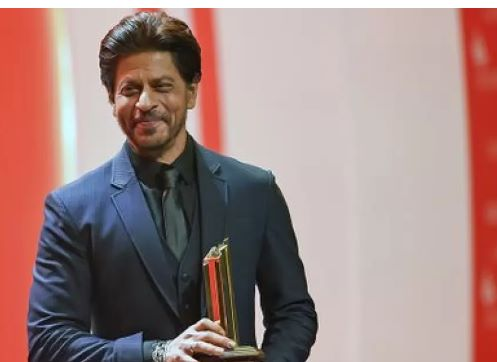
#> input picture image4.jpg, 497 x 362 px
$ python -i operation.py   (imports and definitions only)
#> lines starting #> are read from the running program, lines starting #| are printed output that depends on the picture; after the words box and inside, x2 and y2 are one past the last pixel; in counts of white or black regions, pixels touching at a corner belong together
#> further down, picture is the input picture: shape (362, 497, 3); mean B, G, R 129.7, 132.2, 159.1
import cv2
import numpy as np
import random
import string
import datetime
from scipy.interpolate import UnivariateSpline

# [32 lines of commented-out code are left out]

def initialize():
    image6 = cv2.imread("image6.jpg")  # Himanshu bhai


# [109 lines left out: functions histogram_equalization, histogram_matching, add_text_on_image, add_salt_pep, bg_removal, not called in this run]


def remove_background(img):
    # Load the image
    # img = cv2.imread(image_path)

    # Convert to grayscale
    gray = cv2.cvtColor(img, cv2.COLOR_BGR2GRAY)
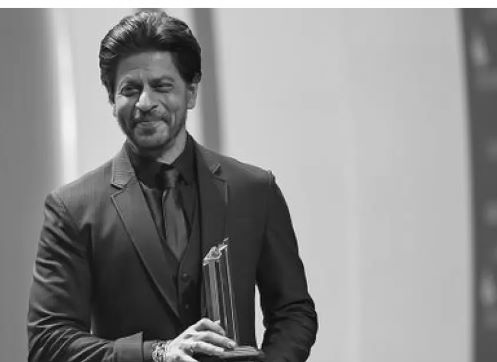
#> gray: shape (362, 497); min 0, max 255, mean 140

    # Apply thresholding
    ret, thresh = cv2.threshold(
        gray, 0, 255, cv2.THRESH_BINARY_INV+cv2.THRESH_OTSU)
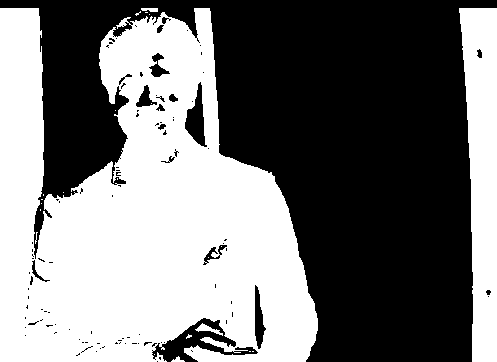
#> thresh: shape (362, 497); 47.3% white; 23 white regions (18 under 20 px), largest, box (x1, y1, x2, y2) and area: (0, 8, 318, 362) 74877, (459, 8, 497, 362) 9916, (195, 323, 223, 336) 122, (141, 8, 158, 12) 56, (171, 356, 185, 362) 41
#> ret = 136

    # Create a kernel for morphological operations
    kernel = np.ones((3, 3), np.uint8)

    # Perform morphological opening and closing
    opening = cv2.morphologyEx(thresh, cv2.MORPH_OPEN, kernel, iterations=2)
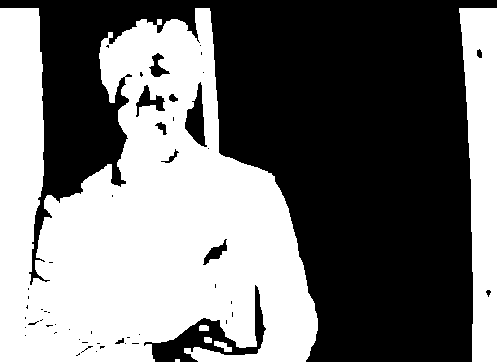
#> opening: shape (362, 497); 46.6% white; 6 white regions (1 under 20 px), largest, box (x1, y1, x2, y2) and area: (0, 8, 318, 362) 73675, (459, 8, 497, 362) 9904, (214, 341, 232, 352) 107, (199, 325, 209, 331) 57, (204, 337, 212, 343) 45
    closing = cv2.morphologyEx(opening, cv2.MORPH_CLOSE, kernel, iterations=2)
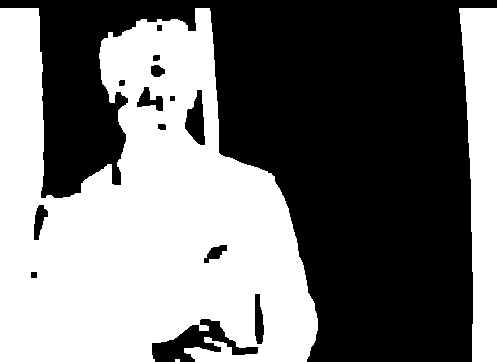
#> closing: shape (362, 497); 47.2% white; 3 white regions (1 under 20 px)

    # Find the contours in the image
    contours, hierarchy = cv2.findContours(
        closing, cv2.RETR_EXTERNAL, cv2.CHAIN_APPROX_SIMPLE)
#> contours = 3 contours, 1 with area under 20; largest, box (x1, y1, x2, y2) and area: (0, 8, 318, 362) 76121, (459, 8, 497, 362) 9576

    # Draw the contours on a blank mask
    mask = np.zeros(img.shape[:2], np.uint8)
    cv2.drawContours(mask, contours, -1, (255, 255, 255), -1)
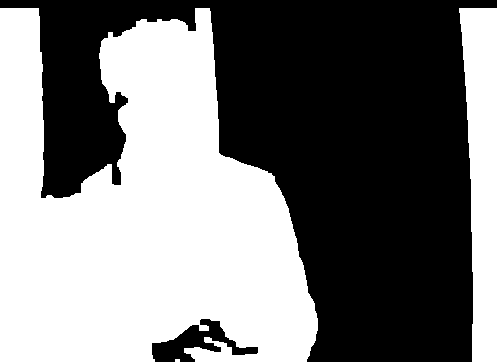
#> mask: shape (362, 497); 48.4% white; 3 white regions (1 under 20 px), largest, box (x1, y1, x2, y2) and area: (0, 8, 318, 362) 77128, (459, 8, 497, 362) 9961

    # Apply the mask to the original image
    result = cv2.bitwise_and(img, img, mask=mask)
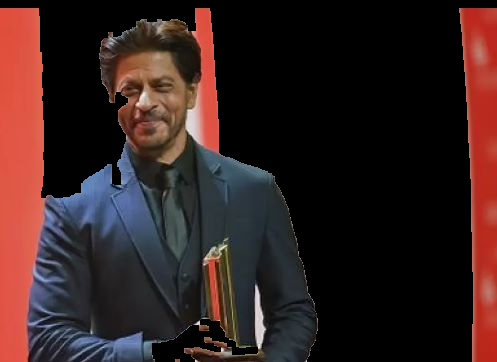
#> result: shape (362, 497, 3); mean B, G, R 31.2, 32.2, 51.8

    # Return the result
    return result


def LookupTable(x, y):
    spline = UnivariateSpline(x, y)
    return spline(range(256))


# [114 lines left out: functions apply_filter, add_counters, foreground, animate, not called in this run]

# [39 lines of commented-out code are left out]

>>> import cv2
>>> picture = cv2.imread('image4.jpg')
>>> result = remove_background(picture)

$ run again, on image6.jpg
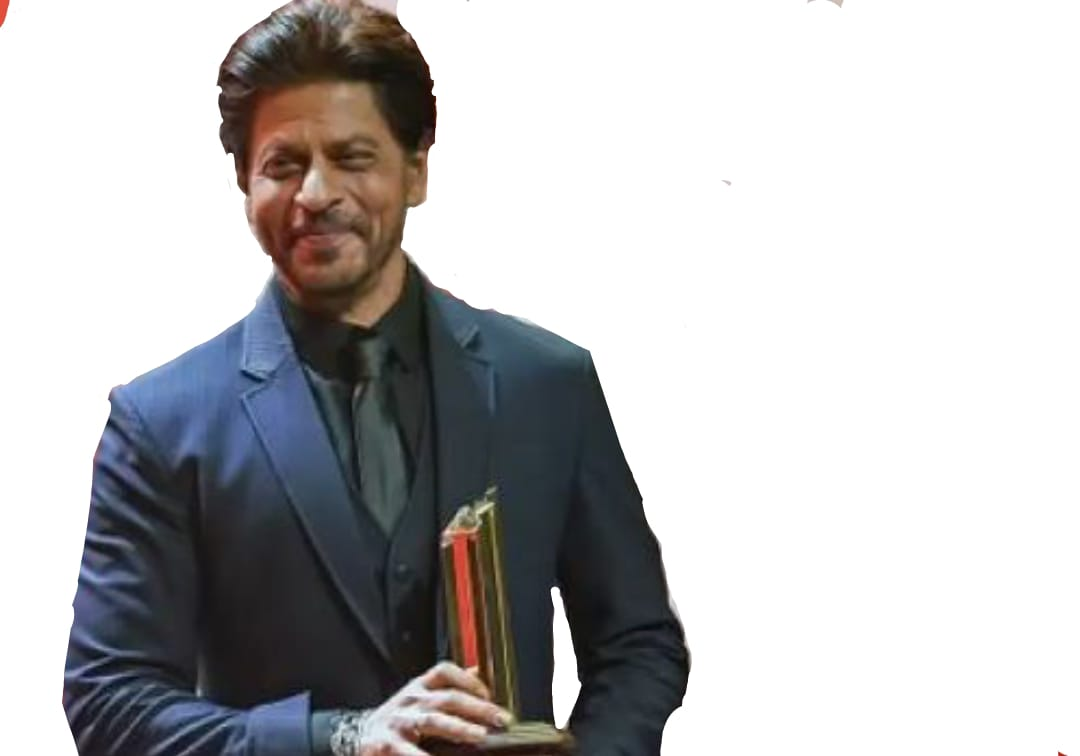
#> input picture image6.jpg, 1080 x 756 px
#> picture is the input picture: shape (756, 1080, 3); mean B, G, R 188, 186.8, 187.4
#> in remove_background, `ret, thresh = cv2.threshold( gray, 0, 255, cv2.THRESH_BINARY_INV+cv2.T..`:
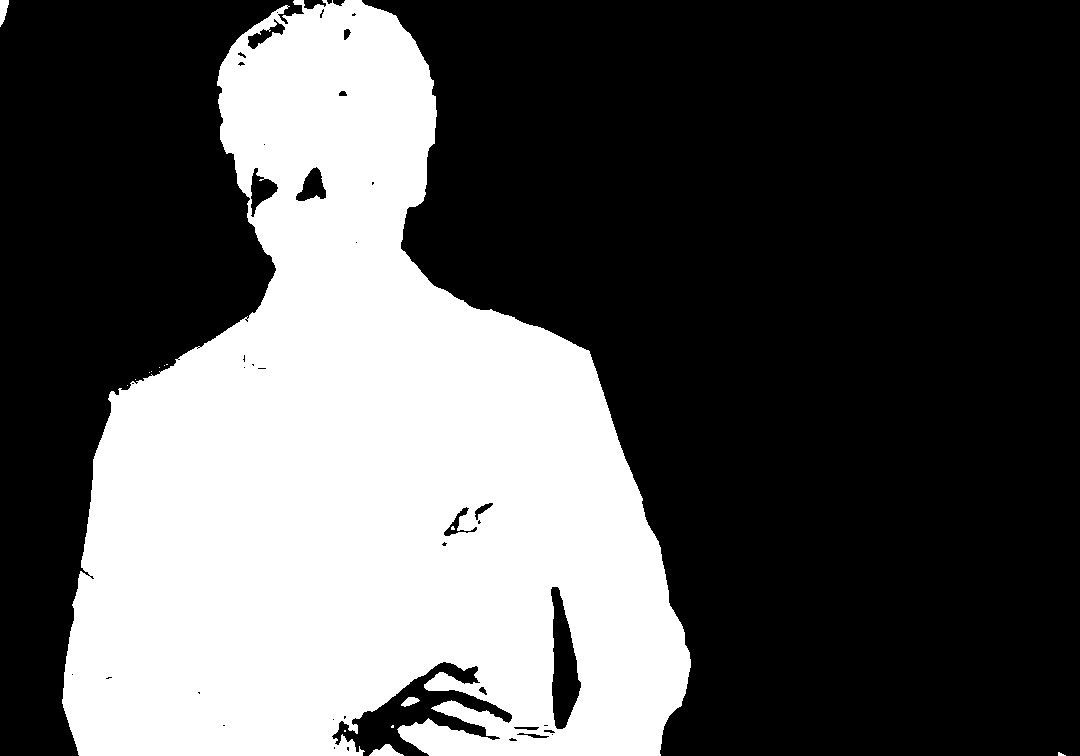
#> thresh: shape (756, 1080); 34.8% white; 15 white regions (10 under 20 px), largest, box (x1, y1, x2, y2) and area: (62, 0, 691, 756) 283745, (369, 744, 404, 756) 228, (0, 0, 9, 27) 160, (401, 697, 420, 707) 110, (1058, 752, 1066, 756) 20
#> ret = 158
#> opening: shape (756, 1080); 34.7% white; 5 white regions, box (x1, y1, x2, y2) and area: (62, 0, 691, 756) 283097, (371, 744, 400, 756) 215, (0, 0, 9, 24) 156, (404, 697, 417, 706) 91, (294, 0, 304, 5) 50
#> closing: shape (756, 1080); 34.8% white; 5 white regions
#> contours = 5 contours; box (x1, y1, x2, y2) and area: (62, 0, 691, 756) 285748, (371, 744, 400, 756) 183, (0, 0, 9, 24) 127, (404, 697, 417, 706) 74, (294, 0, 304, 5) 36
#> in remove_background, `result = cv2.bitwise_and(img, img, mask=mask)`:
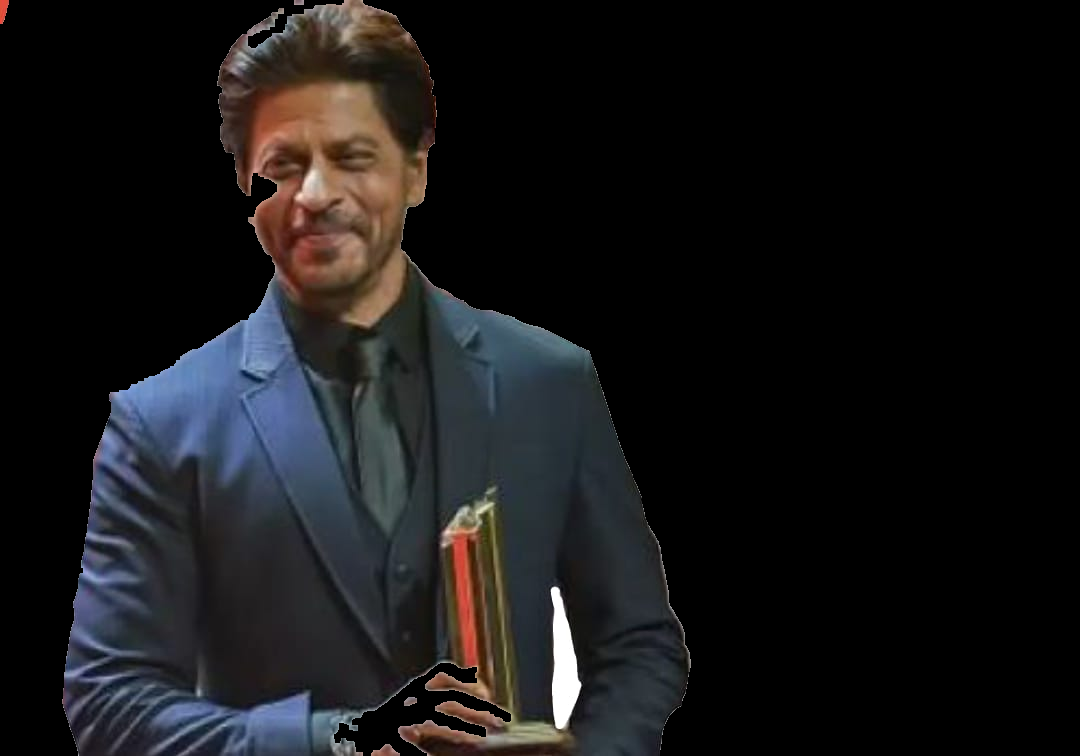
#> result: shape (756, 1080, 3); mean B, G, R 23.7, 22.5, 23

$ run again, on image7.jpg
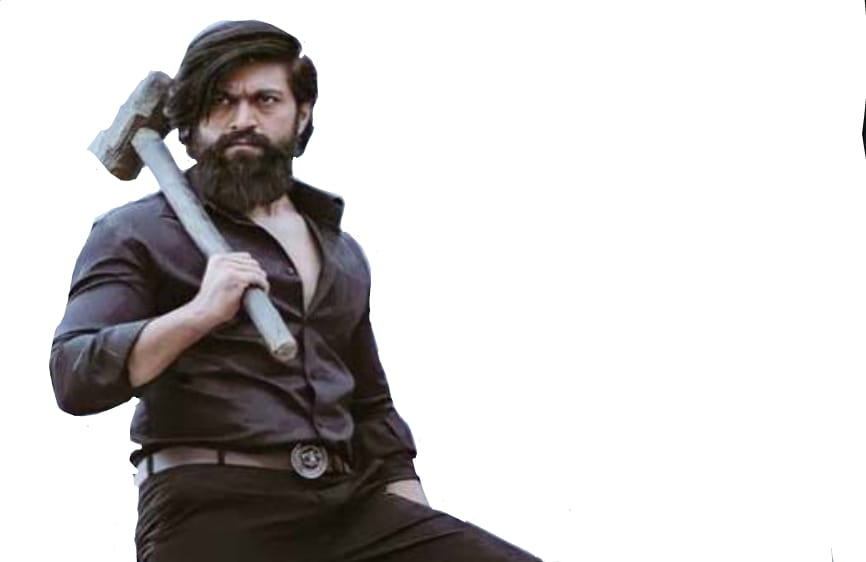
#> input picture image7.jpg, 866 x 562 px
#> picture is the input picture: shape (562, 866, 3); mean B, G, R 201.4, 201.3, 203.5
#> in remove_background, `ret, thresh = cv2.threshold( gray, 0, 255, cv2.THRESH_BINARY_INV+cv2.T..`:
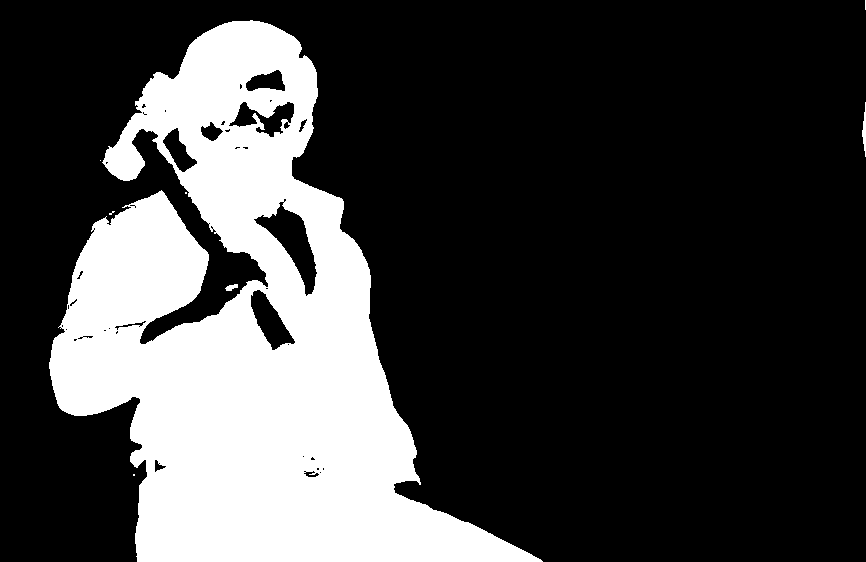
#> thresh: shape (562, 866); 25.5% white; 8 white regions (5 under 20 px), largest, box (x1, y1, x2, y2) and area: (49, 20, 543, 562) 123675, (862, 102, 866, 157) 124, (225, 284, 238, 291) 57
#> ret = 153
#> opening: shape (562, 866); 25.3% white; 3 white regions, box (x1, y1, x2, y2) and area: (49, 21, 541, 562) 123075, (862, 121, 866, 144) 76, (227, 286, 232, 291) 25
#> closing: shape (562, 866); 25.4% white; 3 white regions
#> contours = 3 contours, 1 with area under 20; largest, box (x1, y1, x2, y2) and area: (49, 21, 541, 562) 127666, (862, 121, 866, 144) 51
#> mask: shape (562, 866); 26.5% white; 3 white regions, box (x1, y1, x2, y2) and area: (49, 21, 541, 562) 128952, (862, 121, 866, 144) 76, (227, 286, 232, 291) 25
#> in remove_background, `result = cv2.bitwise_and(img, img, mask=mask)`:
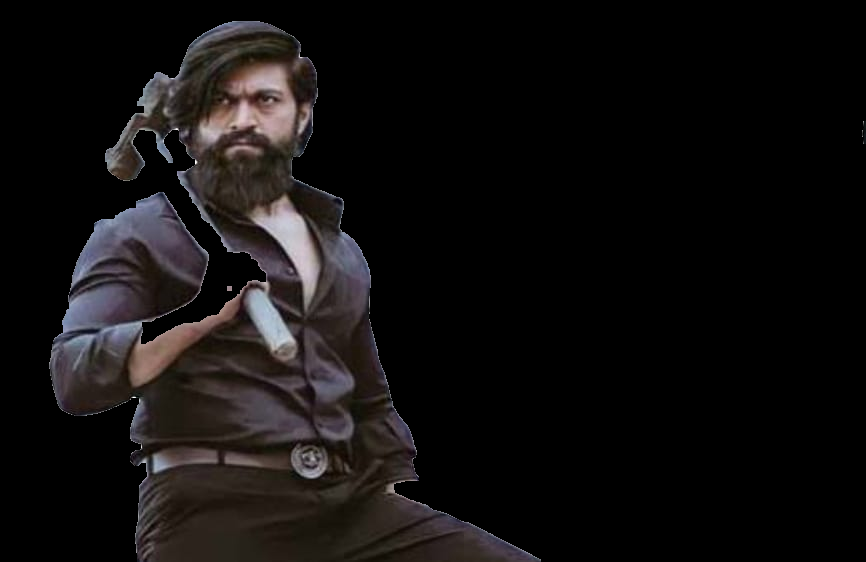
#> result: shape (562, 866, 3); mean B, G, R 15.3, 15.4, 17.7

$ run again, on im4.jpg
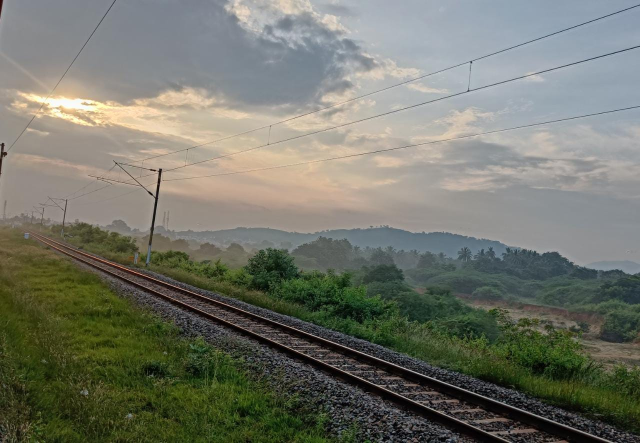
#> input picture im4.jpg, 1280 x 886 px (shown at 1/2 size)
#> picture is the input picture: shape (886, 1280, 3); mean B, G, R 105.7, 117.2, 115
#> in remove_background, `ret, thresh = cv2.threshold( gray, 0, 255, cv2.THRESH_BINARY_INV+cv2.T..`:
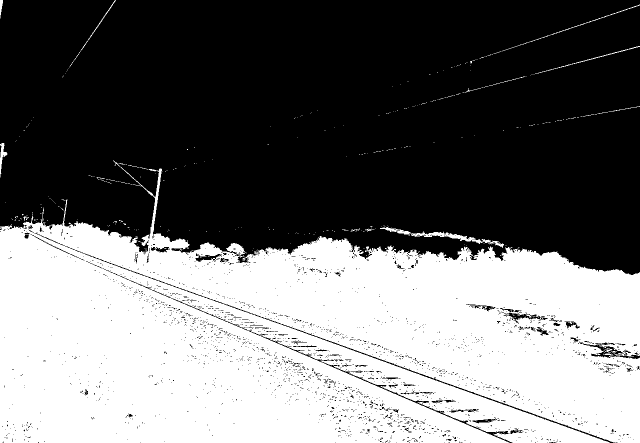
#> thresh: shape (886, 1280) (shown at 1/2 size); 43.3% white; 366 white regions (347 under 20 px), largest, box (x1, y1, x2, y2) and area: (0, 321, 1280, 886) 486523, (760, 453, 1008, 496) 1541, (452, 486, 491, 510) 508
#> ret = 108
#> opening: shape (886, 1280); 41.9% white; 32 white regions, largest, box (x1, y1, x2, y2) and area: (0, 446, 1280, 886) 469807, (286, 338, 376, 497) 2323, (455, 487, 487, 505) 412
#> closing: shape (886, 1280); 43.3% white; 9 white regions
#> contours = 9 contours, 1 with area under 20; largest, box (x1, y1, x2, y2) and area: (0, 338, 1280, 886) 497433, (858, 464, 942, 482) 438, (0, 286, 14, 338) 256, (795, 461, 818, 469) 100, (0, 0, 6, 24) 82, (772, 455, 781, 461) 35, (952, 480, 960, 486) 32, (972, 480, 979, 485) 24
#> mask: shape (886, 1280); 44.2% white; 9 white regions, largest, box (x1, y1, x2, y2) and area: (0, 338, 1280, 886) 499785, (858, 464, 942, 482) 532, (0, 286, 14, 338) 317
#> in remove_background, `result = cv2.bitwise_and(img, img, mask=mask)`:
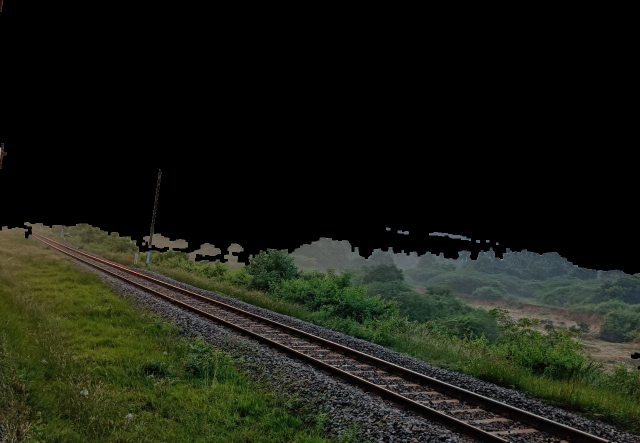
#> result: shape (886, 1280, 3) (shown at 1/2 size); mean B, G, R 18.7, 28.5, 25.4
